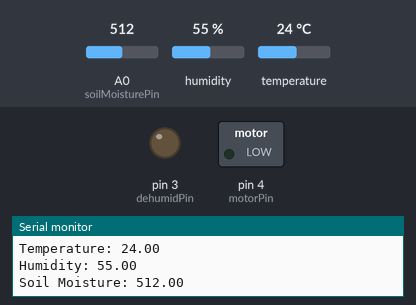
A sketch run on a simulated Arduino Uno, built with avr-gcc and run on an emulated ATmega328P. Parts: switched loads named in the sketch (green lamp = pin HIGH), output pins drawn as LEDs (lit = HIGH), the last lines printed to the serial monitor. The inputs (shaded band) are chosen by the test bench; at power-on: humidity 55 %, temperature 24 °C, A0 (soilMoisturePin) = 512.

Above: at 6.8 s.
6.9 s: humidity set to 64 %
11.4 s: humidity set to 67 %
At 13.0 s:
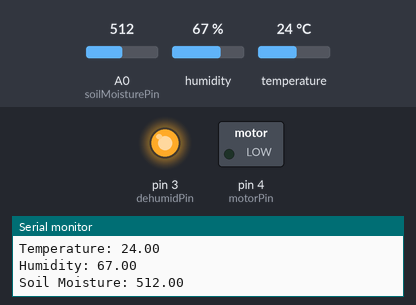
15.9 s: temperature set to 26 °C
20.4 s: temperature set to 29 °C
At 22.2 s:
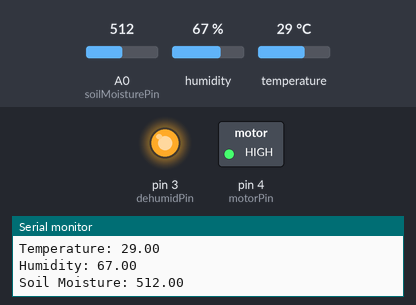
24.9 s: humidity set to 22 %
At 28.1 s:
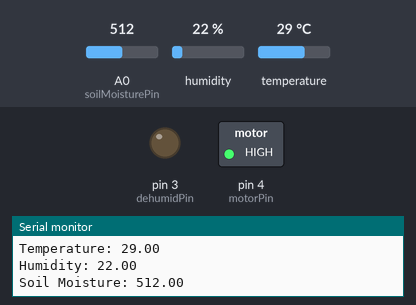
29.4 s: humidity set to 68 %
At 31.5 s:
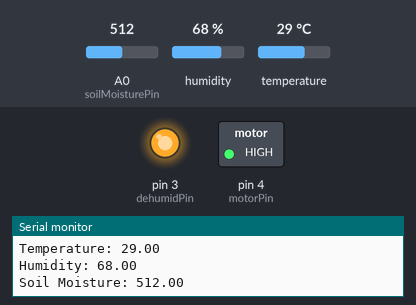
Timing chart, 0 to 33.0 s (numbered marks = the images above; inputs shaded):
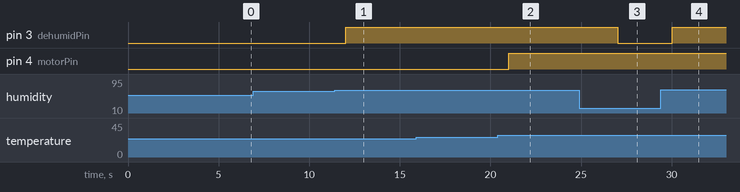

The sketch:

ghs2.ino
```cpp
#include "ghs2.h"

int dehumidPin = 3;
int soilMoisturePin = A0;
int motorPin = 4;

float temperature = 0.0;
float humidity = 0.0;
float soilMoisture = 0.0;

unsigned long dht_previous_millis = 0, dht_interval = DHT_INTERVAL;
unsigned long sm_previous_millis = 0, sm_interval = 3000;

String dhtOutputProcessor(const String& var);

void setup() {
  pinMode(dehumidPin, OUTPUT);
  pinMode(motorPin, OUTPUT);
  pinMode(soilMoisturePin, INPUT);
  Serial.begin(9600);
  dht.begin();
}

void loop() {
  readDhtData();
  readSoilMoisture();
  if (humidity > 65.0) {
    digitalWrite(dehumidPin, HIGH);
  }
  else
    digitalWrite(dehumidPin, LOW);

  if (temperature >= 28) {
    digitalWrite(motorPin, HIGH);
  }
  else
    digitalWrite(motorPin, LOW);

//  if (Serial.available() > 0) {
//    char data = Serial.read();
//    Serial.println(data);
//    delay(10);
//    if (data == 'A') {
//      digitalWrite(dehumidPin, HIGH);
//    }
//    else if (data == 'a') {
//      digitalWrite(dehumidPin, LOW);
//    }
//    else if (data == 'B') {
//      digitalWrite(motorPin, HIGH);
//    }
//    else if (data == 'b') {
//      digitalWrite(motorPin, LOW);
//    }
//  }
}

void readDhtData() {
  unsigned long dht_current_millis = millis();
  if (dht_current_millis - dht_previous_millis >= dht_interval) {
    dht_previous_millis = dht_current_millis;
    float new_temp = dht.readTemperature();
    if (isnan(new_temp)) {
      Serial.println("Failed to read temperature from the DHT sensor...");
    }
    else {
      temperature = new_temp;
      Serial.print("Temperature: ");
      Serial.println(temperature);
    }
    float new_hum = dht.readHumidity();
    if (isnan(new_hum)) {
      Serial.println("Failed to read humidity from the DHT sensor...");
    }
    else {
      humidity = new_hum;
      Serial.print("Humidity: ");
      Serial.println(humidity);
    }
  }
}

void readSoilMoisture() {
  unsigned long sm_current_millis = millis();
  if (sm_current_millis - sm_previous_millis >= sm_interval) {
    soilMoisture = analogRead(soilMoisturePin);
    Serial.print("Soil Moisture: ");
    Serial.println(soilMoisture);
    sm_previous_millis = sm_current_millis;
  }
}
```

ghs2.h
```cpp
#ifndef GHS_H
#define GHS_H

#include <DHT.h>

#define DHT_INTERVAL 3000
#define DHTPIN 2 // digital pin connected to the DHT sensor
#define DHTTYPE DHT11 // DHT 11

DHT dht(DHTPIN, DHTTYPE);

#endif /* GHS_H */
```

Measured:
- the behaviour switches between 65 and 66 % on humidity (found by bisection; images 0 and 1)
- the behaviour switches between 27 and 28 °C on temperature (found by bisection; images 1 and 2)
- after the input at 11.4 s, pin 3 (dehumidPin): LOW → HIGH after 0.62 s
- after the input at 20.4 s, pin 4 (motorPin): LOW → HIGH after 0.62 s
- after the input at 24.9 s, pin 3 (dehumidPin): HIGH → LOW after 2.1 s
- after the input at 29.4 s, pin 3 (dehumidPin): LOW → HIGH after 0.62 s
